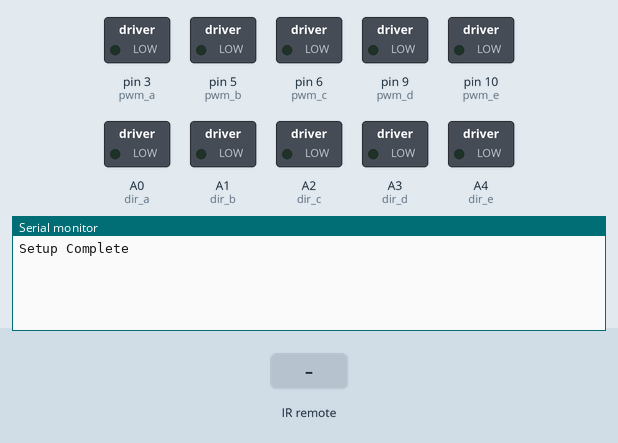
This sketch was run on a simulated Arduino Uno, built with avr-gcc and run on an emulated ATmega328P. Shown: switched loads named in the sketch (green lamp = pin HIGH), the last lines printed to the serial monitor. The inputs (shaded band) are chosen by the test bench.

Above: at 1.2 s.
1.3 s: infrared code 0x8 received
At 2.0 s:
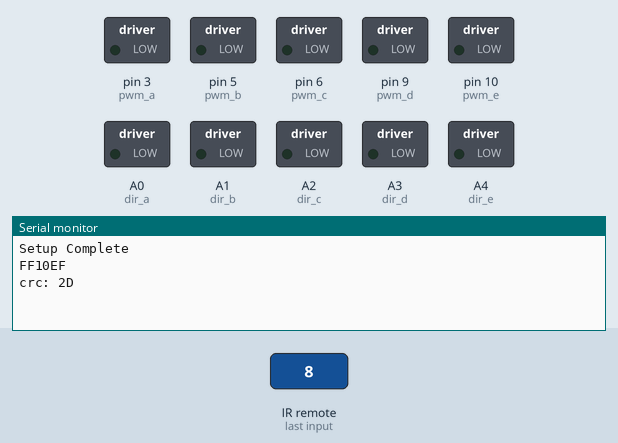
2.8 s: infrared code 0x10 received
At 4.0 s:
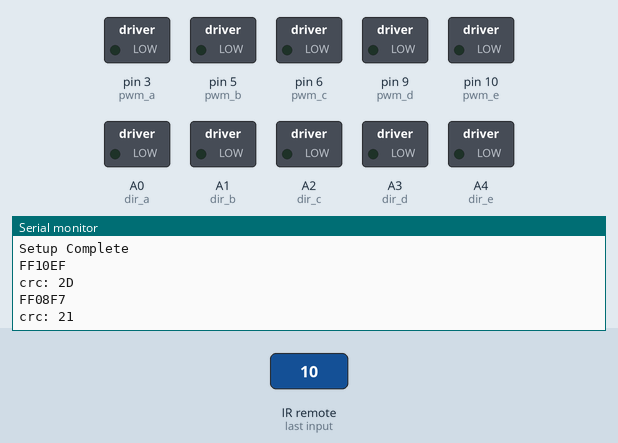
4.3 s: infrared code 0x20 received
At 5.4 s:
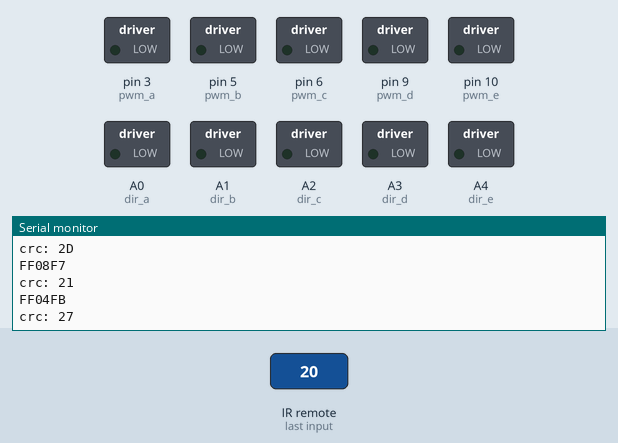

The sketch:

Arduino_Code_2015.ino
```cpp
// (licence header left out)
// Include Libraries in Sketch
#include <IRremote.h>
// #include <Wire.h>
// #include <Servo.h>

// Masks for Buttons
#define MASK_D3 0x8
#define MASK_D4 0x10
#define MASK_D5 0x20
#define MASK_D6 0x40
#define MASK_F1 0x1
#define MASK_F2 0x2
#define MASK_F3 0x4


// IR Stuff
int RECV_PIN = 2;
IRrecv irrecv(RECV_PIN);
decode_results results;

// Motor Shield Stuff
int pwm_a = 3;   //PWM control for motor outputs 1 and 2 is on digital pin 3
int pwm_b = 5;  //PWM control for motor outputs 3 and 4 is on digital pin 11
int pwm_c = 6;
int pwm_d = 9;
int pwm_e = 10;
int dir_a = A0;  //direction control for motor outputs 1 and 2 is on digital pin 12
int dir_b = A1;  //direction control for motor outputs 3 and 4 is on digital pin 13
int dir_c = A2;
int dir_d = A3;
int dir_e = A4;


// Motor Speed Variables
byte SpdA = 0;
byte SpdB = 0;
byte SpdC = 0;
byte SpdD = 0;
byte SpdE = 0;
byte DirA = 0;
byte DirB = 0;
byte DirC = 0;
byte DirD = 0;
byte DirE = 0;

// Motor Max Speeds
byte Spd = 80;
byte Spdstr = 50;
byte Spdlft = 100;

// CRC8 Code
// Github, user jlewallen
// https://github.com/jlewallen/arduino/blob/master/libraries/jlewallen/crc8.c
uint8_t crc8_update(uint8_t crc, uint8_t data) {
  uint8_t updated = crc ^ data;
  for (uint8_t i = 0; i < 8; ++i) {
    if ((updated & 0x80 ) != 0) {
      updated <<= 1;
      updated ^= 0x07;
    }
    else {
      updated <<= 1;
    }
  }
  return updated;
}

uint8_t crc8_block(uint8_t crc, uint8_t *data, uint8_t sz) {
  while (sz > 0) {
    crc = crc8_update(crc, *data++);
    sz--;
  }
  return crc;
}

void setup()
{
  // Begin Serial Communication at a Frequency of 9600 Baud
  Serial.begin(9600);

  irrecv.enableIRIn(); // Start IR Reciever

  // Set DC Motor Control Pins to be Outputs
  pinMode(pwm_a, OUTPUT);
  pinMode(pwm_b, OUTPUT);
  pinMode(pwm_c, OUTPUT);
  pinMode(pwm_d, OUTPUT);
  pinMode(pwm_e, OUTPUT);
  pinMode(dir_a, OUTPUT);
  pinMode(dir_b, OUTPUT);
  pinMode(dir_c, OUTPUT);
  pinMode(dir_d, OUTPUT);
  pinMode(dir_e, OUTPUT);

  // Set Motors A and B on Ardumoto Shield to Stop
  analogWrite(pwm_a, 0);
  analogWrite(pwm_b, 0);
  analogWrite(pwm_c, 0);
  analogWrite(pwm_d, 0);
  analogWrite(pwm_e, 0);

  Serial.println("Setup Complete");
}

void loop() {
  // Create variables for joystick, buttons, and CRC8 logic and initialize to 0
  int X = 0;
  int Y = 0;
  int Xr = 0;
  int Yr = 0;
  int button = 0xFFFF;
  int crc = 0;

  // Recieve IR Signal
  if (irrecv.decode(&results)) {
    // Print IR Signal in Hexadecimal onto Serial Line
    Serial.println(results.value, HEX);

    // Check Code for Proper CRC8 value
    crc = crc8_block(crc, (uint8_t*)&results.value, 3);
    Serial.print("crc: ");
    Serial.println(crc,HEX);
    // Serial.println(results.value, BIN);

    // if CRC8 code is good, continue to decode motors
    if(crc == (0xFF & (results.value >> 24))){
      X = 0x7F & results.value; // unpack horizontal joystick position
      Y = 0x7F & (results.value >> 7); // unpack vertical joystick position
      button = 0xFF & (results.value >> 14); // unpack button status

      // Step 1 : Translate to (0,0) center
      X -= 64;
      Y -= 64;

      //Step 2: Crop Graph to Remove Illegal Zones
      while(Y > (-X+64)){
       X-=1;
       Y-=1;
      }
      while(Y > (X+64)){
        X+=1;
        Y-=1;
      }
      while(Y < (-X-64)) {
        X+=1;
        Y+=1;
      }
      while(Y < (X-64)) {
        X-=1;
        Y+=1;
      }

      //Step 3: Scale Graph according to maximum motor speed
      X *= (Spdstr*1.414)/64;
      Y *= (Spd*1.414)/64;

      //Step 4: Rotate 45 degrees clockwise to convert to motor speeds.
      Xr = (.707 * X) + (.707 * Y);
      Yr = (-.707 * X) + (.707 * Y);

      SpdB = abs(Xr);
      SpdA = abs(Yr);

      // Set Drive Motor Directions
      if(Xr > 0){
        DirB = 0;
      }
      else{
        DirB = 1;
      }

      if(Yr > 0){
        DirA = 0;
      }
      else{
        DirA = 1;
      }


     // Set Motor A Speed and Direction
     /*if(~button & MASK_D4){
       SpdA = Spdlft;
       DirA = 0;
     }
     else if(~button & MASK_D5){
       SpdA = Spdlft;
       DirA = 1;
     }
     else{
       SpdA = 0;
     }
     // Set Motor D Speed and Direction
     if(~button & MASK_F1){
       SpdD = Spdlft;
       DirD = 0;
     }
     else if(~button & MASK_F2){
       SpdD = Spdlft;
       DirD = 1;
     }
     else{
       SpdD = 0;
     }
     // Set Motor E Speed and Direction
     if(~button & MASK_D6){
       SpdE = Spdlft;
       DirE = 0;
     }
     else if(~button & MASK_D3){
       SpdE = Spdlft;
       DirE = 1;
     }
     else{
       SpdE = 0;
     }
   */
    }


    irrecv.resume(); // Receive the next value
  }
  //Write values to hardware here
  //Use: AnalogWrite, DigitalWrite
  digitalWrite(dir_e, DirE);
  digitalWrite(dir_d, DirD);
  digitalWrite(dir_c, DirC);
  digitalWrite(dir_b, DirB);
  digitalWrite(dir_a, DirA);
  analogWrite(pwm_e, SpdE);
  analogWrite(pwm_d, SpdD);
  analogWrite(pwm_c, SpdC);
  analogWrite(pwm_b, SpdB);
  analogWrite(pwm_a, SpdA);


}
```

Measured:
- after the input at 1.3 s, the serial monitor: prints a new line at once (image 1)
- after the input at 2.8 s, the serial monitor: prints a new line at once (image 2)
- after the input at 4.3 s, the serial monitor: prints a new line at once (image 3)
